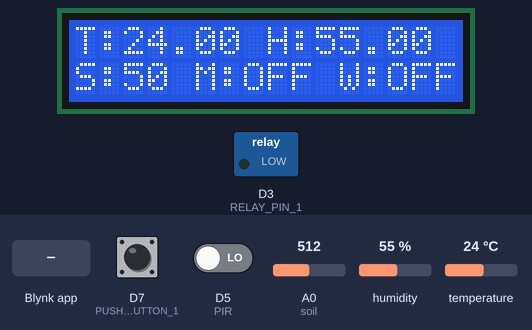
A sketch run on a simulated ESP8266 (NodeMCU). Parts: 16×2 character LCD, switched loads named in the sketch (green lamp = pin HIGH). Inputs (shaded band) come from the test bench; at power-on: D7 (PUSH_BUTTON_1) HIGH, A0 (soil) = 512, humidity 55 %, D5 (PIR) LOW, temperature 24 °C. WiFi joins after 1.5 s; servers stay silent unless stated.

Above: at 6.1 s.
6.2 s: D7 (PUSH_BUTTON_1) pulled LOW for 0.15 s
At 7.2 s:
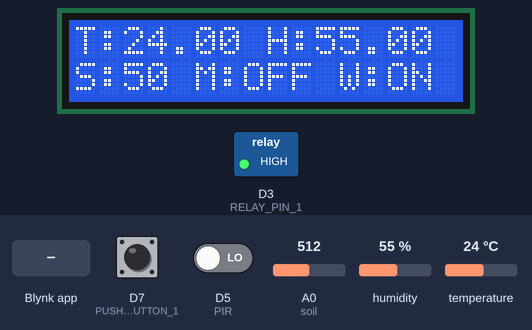
7.8 s: A0 (soil) set to 0
At 8.03 s:
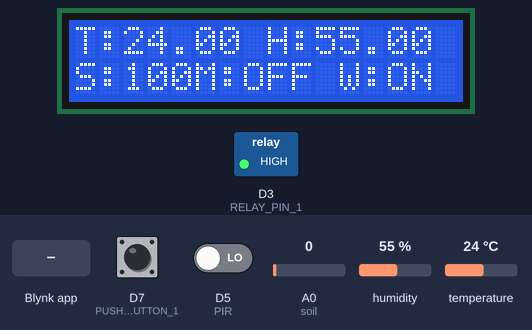
10.5 s: Blynk app writes 1 to V6
At 11.14 s:
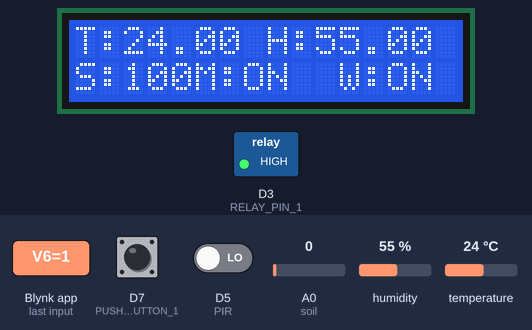
12.8 s: D7 (PUSH_BUTTON_1) pulled LOW for 1 s
At 13.42 s:
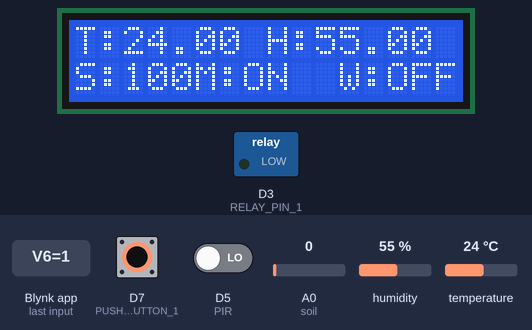
14.4 s: Blynk app writes 0 to V6
At 14.63 s:
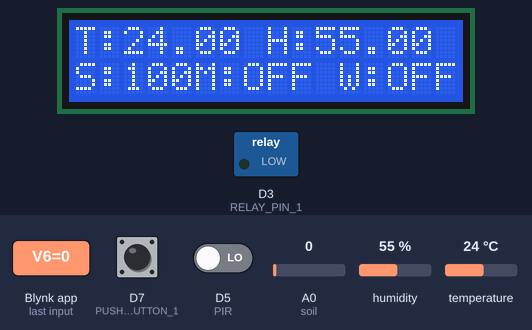
17.5 s: humidity set to 22 %
At 18.62 s:
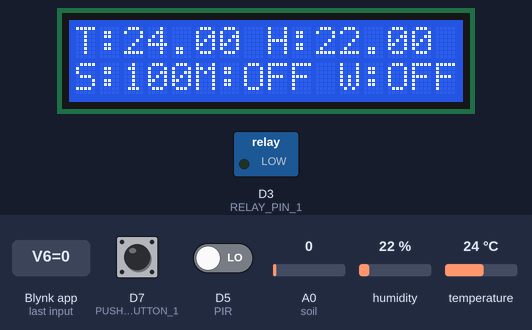
Timing chart, 0 to 20.1 s (numbered marks = the images above; inputs shaded):
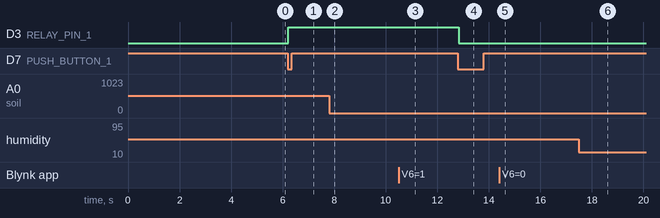

Measured:
- after the input at 6.2 s, D3 (RELAY_PIN_1): LOW → HIGH at once; the display: changes at once (image 1)
- after the input at 7.8 s, the display: first changes at once (image 2 shows a later state)
- after the input at 10.5 s, the display: changes at once (image 3)
- after the input at 12.8 s, D3 (RELAY_PIN_1): HIGH → LOW at once; the display: changes at once (image 4)
- after the input at 14.4 s, the display: first differs from a run without the input at once (image 5)
- after the input at 17.5 s, the display: first changes after 0.15 s (image 6 shows a later state)
- what the display in image 3 shows lasts 0.5 s, from 10.9 s to 11.4 s

The sketch:

Version1.ino
```cpp
// Blynk IOT Smart Plant Monitoring System

/* Connections
Relay. D3
Btn.   D7
Soil.  A0
PIR.   D5
SDA.   D2
SCL.   D1
Temp.  D4
*/

//Include the library files
#include <LiquidCrystal_I2C.h>
#define BLYNK_PRINT Serial
#include <ESP8266WiFi.h>
#include <BlynkSimpleEsp8266.h>
#include <DHT.h>

//Initialize the LCD display
LiquidCrystal_I2C lcd(0x3F, 16, 2);


char auth[] = "ABCD";  //Enter your Blynk Auth token
char ssid[] = "XYZ";  //Enter your WIFI SSID
char pass[] = "XYZ";  //Enter your WIFI Password

DHT dht(D4, DHT11);//(DHT sensor pin,sensor type)  D4 DHT11 Temperature Sensor
BlynkTimer timer;

//Define component pins
#define soil A0     //A0 Soil Moisture Sensor
#define PIR D5      //D5 PIR Motion Sensor
int PIR_ToggleValue;

void checkPhysicalButton();
int relay1State = LOW;
int pushButton1State = HIGH;
#define RELAY_PIN_1       D3   //D3 Relay
#define PUSH_BUTTON_1     D7   //D7 Button
#define VPIN_BUTTON_1    V12

//Create three variables for pressure
double T, P;
char status;


void setup() {
  Serial.begin(9600);
  lcd.begin();
  lcd.backlight();
  pinMode(PIR, INPUT);

 pinMode(RELAY_PIN_1, OUTPUT);
 digitalWrite(RELAY_PIN_1, LOW);
  pinMode(PUSH_BUTTON_1, INPUT_PULLUP);
  digitalWrite(RELAY_PIN_1, relay1State);


  Blynk.begin(auth, ssid, pass, "blynk.cloud", 80);
  dht.begin();

  lcd.setCursor(0, 0);
  lcd.print("  Initializing  ");
  for (int a = 5; a <= 10; a++) {
    lcd.setCursor(a, 1);
    lcd.print(".");
    delay(500);
  }
  lcd.clear();
  lcd.setCursor(11, 1);
  lcd.print("W:OFF");
  //Call the function
  timer.setInterval(100L, soilMoistureSensor);
  timer.setInterval(100L, DHT11sensor);
  timer.setInterval(100L, checkPhysicalButton);
}


//Get the DHT11 sensor values
void DHT11sensor() {
  float h = dht.readHumidity();
  float t = dht.readTemperature();

  if (isnan(h) || isnan(t)) {
    Serial.println("Failed to read from DHT sensor!");
    return;
  }
  Blynk.virtualWrite(V0, t);
  Blynk.virtualWrite(V1, h);

  lcd.setCursor(0, 0);
  lcd.print("T:");
  lcd.print(t);

  lcd.setCursor(8, 0);
  lcd.print("H:");
  lcd.print(h);

}


//Get the soil moisture values
void soilMoistureSensor() {
  int value = analogRead(soil);
  int i;
  value = map(value, 0, 1024, 0, 100);
  value = (value - 100) * -1;

  Blynk.virtualWrite(V3, value);
  lcd.setCursor(0, 1);
  lcd.print("S:");
  lcd.print(value);
  lcd.print(" ");

  if(value <=10)
  {
    for(i=0;i<20;i++)
    {
      value = analogRead(soil);
      value = map(value, 0, 1024, 0, 100);
      value = (value - 100) * -1;
      Blynk.virtualWrite(V3, value);

      relay1State = !relay1State; //pump will be on and off
      digitalWrite(RELAY_PIN_1, relay1State);
      if(value>70)
       {
        digitalWrite(RELAY_PIN_1, LOW);
       }
      delay(500);
    }
    digitalWrite(RELAY_PIN_1, LOW);
  }
/*
  else if(value >10 && value<=60)
  {
     for(i=0;i<10;i++)
    {
      relay1State = !relay1State;
      digitalWrite(RELAY_PIN_1, relay1State);
      delay(1000);
    }
    digitalWrite(RELAY_PIN_1, LOW);
  }
  */
}

//Get the PIR sensor values
void PIRsensor() {
  bool value = digitalRead(PIR);
  if (value) {
    Blynk.logEvent("pirmotion","WARNNG! Motion Detected!"); //Enter your Event Name
    WidgetLED LED(V5);
    LED.on();
  } else {
    WidgetLED LED(V5);
    LED.off();
  }
  }

BLYNK_WRITE(V6)
{
 PIR_ToggleValue = param.asInt();
}


BLYNK_CONNECTED() {
  // Request the latest state from the server
  Blynk.syncVirtual(VPIN_BUTTON_1);
}

BLYNK_WRITE(VPIN_BUTTON_1) {
  relay1State = param.asInt();
  digitalWrite(RELAY_PIN_1, relay1State);
}

void checkPhysicalButton()
{
  if (digitalRead(PUSH_BUTTON_1) == LOW) {
    // pushButton1State is used to avoid sequential toggles
    if (pushButton1State != LOW) {

      // Toggle Relay state
      relay1State = !relay1State;
      digitalWrite(RELAY_PIN_1, relay1State);

      // Update Button Widget
      Blynk.virtualWrite(VPIN_BUTTON_1, relay1State);
    }
    pushButton1State = LOW;
  } else {
    pushButton1State = HIGH;
  }
}


void loop() {
    if (PIR_ToggleValue == 1)
    {
    lcd.setCursor(5, 1);
    lcd.print("M:ON ");
      PIRsensor();
      }
     else
     {
    lcd.setCursor(5, 1);
    lcd.print("M:OFF");
    WidgetLED LED(V5);
    LED.off();
     }

if (relay1State == HIGH)
{
  lcd.setCursor(11, 1);
  lcd.print("W:ON ");
  }
  else if (relay1State == LOW)
  {
    lcd.setCursor(11, 1);
    lcd.print("W:OFF");
    }


  Blynk.run();//Run the Blynk library
  timer.run();//Run the Blynk timer

  }
```
